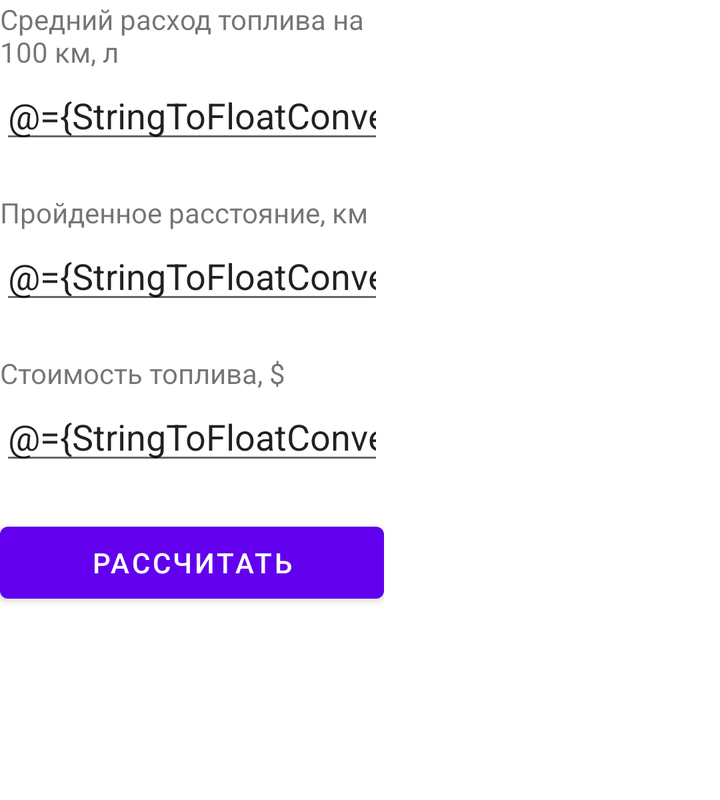
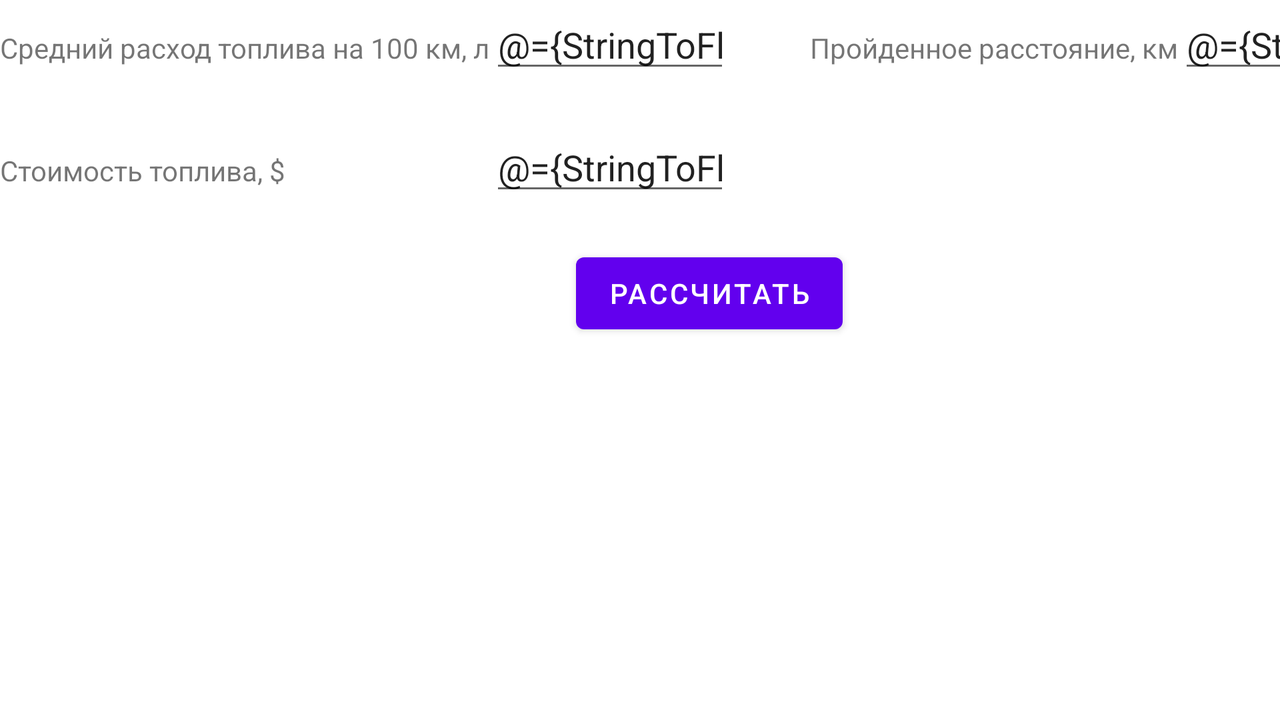

Compare how this app lays out the same screen by default and in its alternative resource folder. The renders come first, then the two layout files and the values they reference.
<!-- AndroidManifest.xml: application theme Theme.Second -->
<!-- res/layout/fragment_total_mode_calculator.xml -->
<?xml version="1.0" encoding="utf-8"?>
<layout
    xmlns:app="http://schemas.android.com/apk/res-auto"
    xmlns:tools="http://schemas.android.com/tools"
    xmlns:android="http://schemas.android.com/apk/res/android"
    tools:context=".TotalModeCalculatorFragment">
    <data>
        <import type="tsi.fit.bstu.second.StringToFloatConverter"/>
        <variable
            name="viewModel"
            type="tsi.fit.bstu.second.CalcViewModel" />
    </data>

    <LinearLayout
        android:layout_width="192dp"
        android:layout_height="400dp"
        android:orientation="vertical">

        <TextView
            android:id="@+id/textView2"
            android:layout_width="wrap_content"
            android:layout_height="wrap_content"
            android:labelFor="@+id/editTextFuel"
            android:text="Средний расход топлива на 100 км, л" />

        <EditText
            android:id="@+id/editTextFuel"
            android:layout_width="wrap_content"
            android:layout_height="wrap_content"
            android:layout_marginBottom="20dp"
            android:ems="10"
            android:text="@={StringToFloatConverter.floatToString(viewModel.averageFuel)}"
            android:inputType="numberDecimal" />

        <TextView
            android:id="@+id/textView3"
            android:layout_width="wrap_content"
            android:layout_height="wrap_content"
            android:labelFor="@+id/editTextDistance"
            android:text="Пройденное расстояние, км" />

        <EditText
            android:id="@+id/editTextDistance"
            android:layout_width="wrap_content"
            android:layout_height="wrap_content"
            android:layout_marginBottom="20dp"
            android:text="@={StringToFloatConverter.floatToString(viewModel.distance)}"
            android:ems="10"
            android:inputType="numberDecimal" />

        <TextView
            android:id="@+id/textView4"
            android:layout_width="wrap_content"
            android:layout_height="wrap_content"
            android:labelFor="@+id/editTextFuelCost"
            android:text="Стоимость топлива, $" />

        <EditText
            android:id="@+id/editTextFuelCost"
            android:layout_width="wrap_content"
            android:layout_height="wrap_content"
            android:layout_marginBottom="20dp"
            android:ems="10"
            android:text="@={StringToFloatConverter.floatToString(viewModel.fuelCost)}"
            android:inputType="numberDecimal" />

        <Button
            android:id="@+id/buttonCalculate"
            android:layout_width="match_parent"
            android:layout_height="wrap_content"
            android:text="Рассчитать" />

    </LinearLayout>


</layout>
<!-- resources referenced by this layout -->
<resources>
  <style name="Theme.Second" parent="Theme.MaterialComponents.DayNight.DarkActionBar">
          
          <item name="colorPrimary">@color/purple_500</item>
          <item name="colorPrimaryVariant">@color/purple_700</item>
          <item name="colorOnPrimary">@color/white</item>
          
          <item name="colorSecondary">@color/teal_200</item>
          <item name="colorSecondaryVariant">@color/teal_700</item>
          <item name="colorOnSecondary">@color/black</item>
          
          <item name="android:statusBarColor" tools:targetApi="l">?attr/colorPrimaryVariant</item>
          
      </style>
</resources>
<!-- res/layout-land/fragment_total_mode_calculator.xml (the repository's variant of the layout above) -->
<!-- drawn on the phone turned sideways -->
<?xml version="1.0" encoding="utf-8"?>
<layout
    xmlns:tools="http://schemas.android.com/tools"
    xmlns:android="http://schemas.android.com/apk/res/android"
    tools:context=".TotalModeCalculatorFragment">
    <data>
        <import type="tsi.fit.bstu.second.StringToFloatConverter"/>
        <variable
            name="viewModel"
            type="tsi.fit.bstu.second.CalcViewModel" />
    </data>


    <TableLayout
        android:layout_width="match_parent"
        android:stretchColumns="*"
        android:layout_height="match_parent">

        <TableRow
            android:layout_width="match_parent"
            android:layout_height="match_parent">


            <TextView
                android:id="@+id/textView2"
                android:layout_width="wrap_content"
                android:layout_height="wrap_content"
                android:layout_column="1"
                android:labelFor="@+id/editTextFuel"
                android:text="Средний расход топлива на 100 км, л" />

            <EditText
                android:id="@+id/editTextFuel"
                android:layout_width="120dp"
                android:layout_height="wrap_content"
                android:layout_column="2"
                android:layout_marginBottom="20dp"
                android:ems="10"
                android:inputType="numberDecimal"
                android:text="@={StringToFloatConverter.floatToString(viewModel.averageFuel)}" />

            <TextView
                android:id="@+id/textView3"
                android:layout_width="wrap_content"
                android:layout_height="wrap_content"
                android:layout_column="3"
                android:layout_marginLeft="40dp"
                android:labelFor="@+id/editTextDistance"
                android:text="Пройденное расстояние, км" />

            <EditText
                android:id="@+id/editTextDistance"
                android:layout_width="120dp"
                android:layout_height="wrap_content"
                android:layout_column="4"
                android:layout_marginBottom="20dp"
                android:ems="10"
                android:inputType="numberDecimal"
                android:text="@={StringToFloatConverter.floatToString(viewModel.distance)}" />

        </TableRow>

        <TableRow
            android:layout_width="match_parent"
            android:layout_height="match_parent">

            <TextView
                android:id="@+id/textView4"
                android:layout_width="wrap_content"
                android:layout_height="wrap_content"
                android:layout_column="1"
                android:labelFor="@+id/editTextFuelCost"
                android:text="Стоимость топлива, $" />

            <EditText
                android:id="@+id/editTextFuelCost"
                android:layout_width="120dp"
                android:layout_height="wrap_content"
                android:layout_column="2"
                android:layout_marginBottom="20dp"
                android:ems="10"
                android:inputType="numberDecimal"
                android:text="@={StringToFloatConverter.floatToString(viewModel.fuelCost)}" />

        </TableRow>

        <TableRow
            android:layout_width="match_parent"
            android:layout_height="match_parent">

            <Button
                android:id="@+id/buttonCalculate"
                android:layout_width="match_parent"
                android:layout_height="wrap_content"
                android:layout_gravity="center_horizontal"
                android:layout_span="5"
                android:text="Рассчитать" />
        </TableRow>
    </TableLayout>
</layout>
